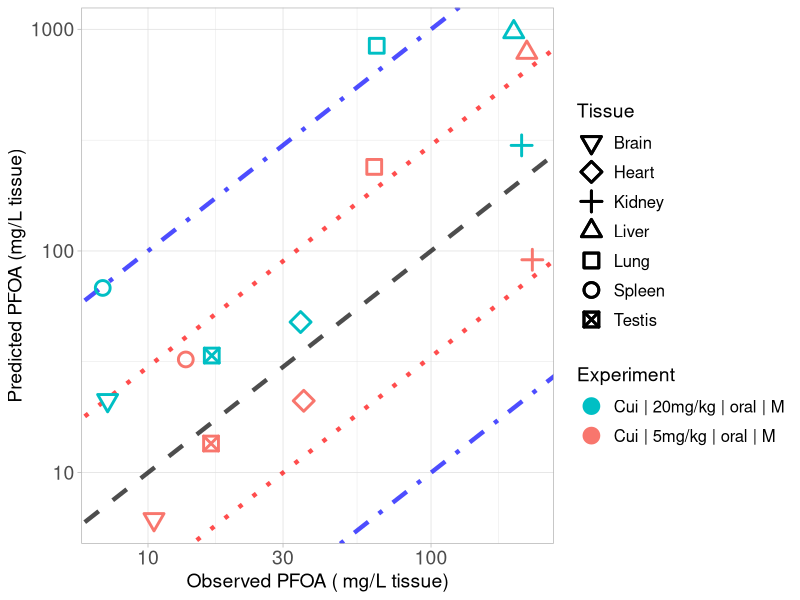

Generate this figure with R:
library(ggplot2)

#setwd("C:/Users/ptsir/Documents/GitHub/PFAS_PBK_models/PFOA inhalation Rat/Validation/Validation_results")
setwd("C:/Users/Ioannis/Documents/GitHub/PFAS_PBK_models/PFOA inhalation Rat/Validation/full_params_PT_excreta_restricted")

# Load Results 
Cui_results <- read.csv("Cui_2008_results.csv", header = T)
Cui_low <- Cui_results[Cui_results$Dose == 5, ]
Cui_low$Experiment <- "Cui | 5mg/kg | oral | M"
Cui_high <- Cui_results[Cui_results$Dose == 20, ]
Cui_high$Experiment <- "Cui | 20mg/kg | oral | M"
# 
Tissue_markers <-  c(0:10,14)
names(Tissue_markers) <- c( "Lung",   "Spleen",  "Liver",   "Kidney", "Plasma", "Heart",
                            "Brain","Testis", "Stomach", "Intestines", "Carcass")

Experiment <- scales::hue_pal()(2)

names(Experiment) <- unique(c(Cui_low$Experiment, Cui_high$Experiment))



scatter_plot <- ggplot()+
  geom_abline(intercept = log10(1), slope = 1, linetype = "dashed", color = "black", linewidth = 1.5, alpha = 0.7) +  # Identity line in log10 scale
  geom_abline(intercept = log10(3), slope = 1, linetype = "dotted", color = "red", linewidth = 1.5, alpha = 0.7) +  # +3-fold error line
  geom_abline(intercept = log10(1/3), slope = 1, linetype = "dotted", color = "red", linewidth = 1.5, alpha = 0.7) +  # -3-fold error line
  geom_abline(intercept = log10(10), slope = 1, linetype = "dotdash", color = "blue", linewidth = 1.5, alpha = 0.7) +  # +10-fold error line
  geom_abline(intercept = log10(1/10), slope = 1, linetype = "dotdash", color = "blue", linewidth = 1.5, alpha = 0.7) +  # -10-fold error line
  geom_point(data = Cui_low, aes(x=Observed, y=Predicted, color = Experiment, shape = Tissue), size=4, stroke = 1.5)+
  geom_point(data = Cui_high, aes(x=Observed, y=Predicted, color = Experiment, shape = Tissue), size=4, stroke = 1.5)+
  scale_y_log10()+
  scale_x_log10()+
  scale_color_manual(values = Experiment)+
  theme(legend.spacing.y = unit(1, 'cm')) +
  guides(fill = guide_legend(byrow = TRUE))+
  scale_shape_manual(values = Tissue_markers)+
  theme_light()+
  labs(y = "Predicted PFOA (mg/L tissue)",
       x = "Observed PFOA ( mg/L tissue)")+
  theme(plot.title = element_text(hjust = 0.5),
        legend.key.size = unit(0.75, 'cm'),  
        legend.title = element_text(size=14),
        legend.text = element_text(size=12,  hjust = 0),
        axis.text = element_text(size = 14),
        axis.title = element_text(size = 14),
        )

#print(scatter_plot)

ggsave("validation_plot_PFOA_tissues.png", scatter_plot, width = 11, height = 7, units = "in", dpi = 300)


